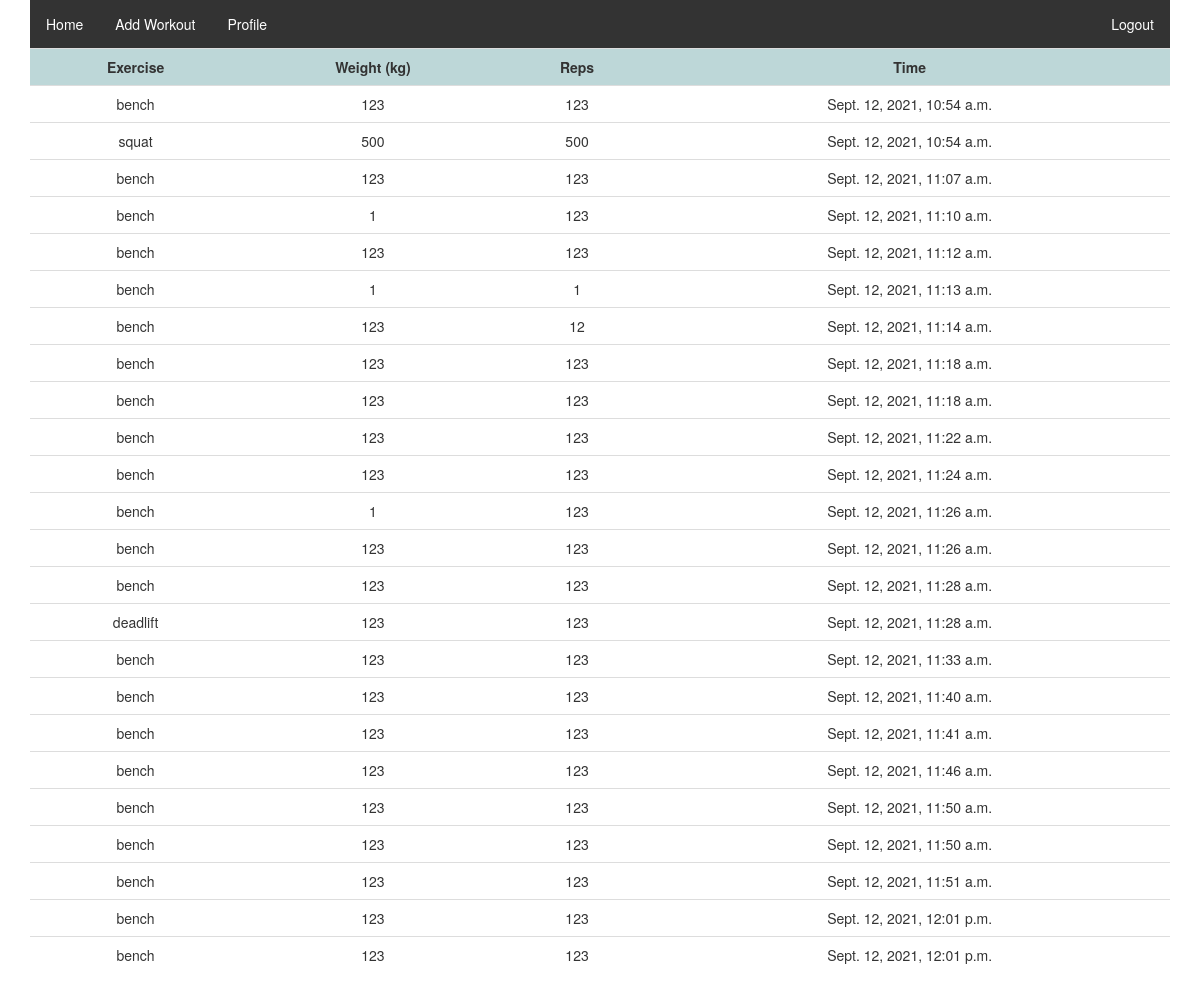
The page /add_workout/view_workout on the database as committed earlier.
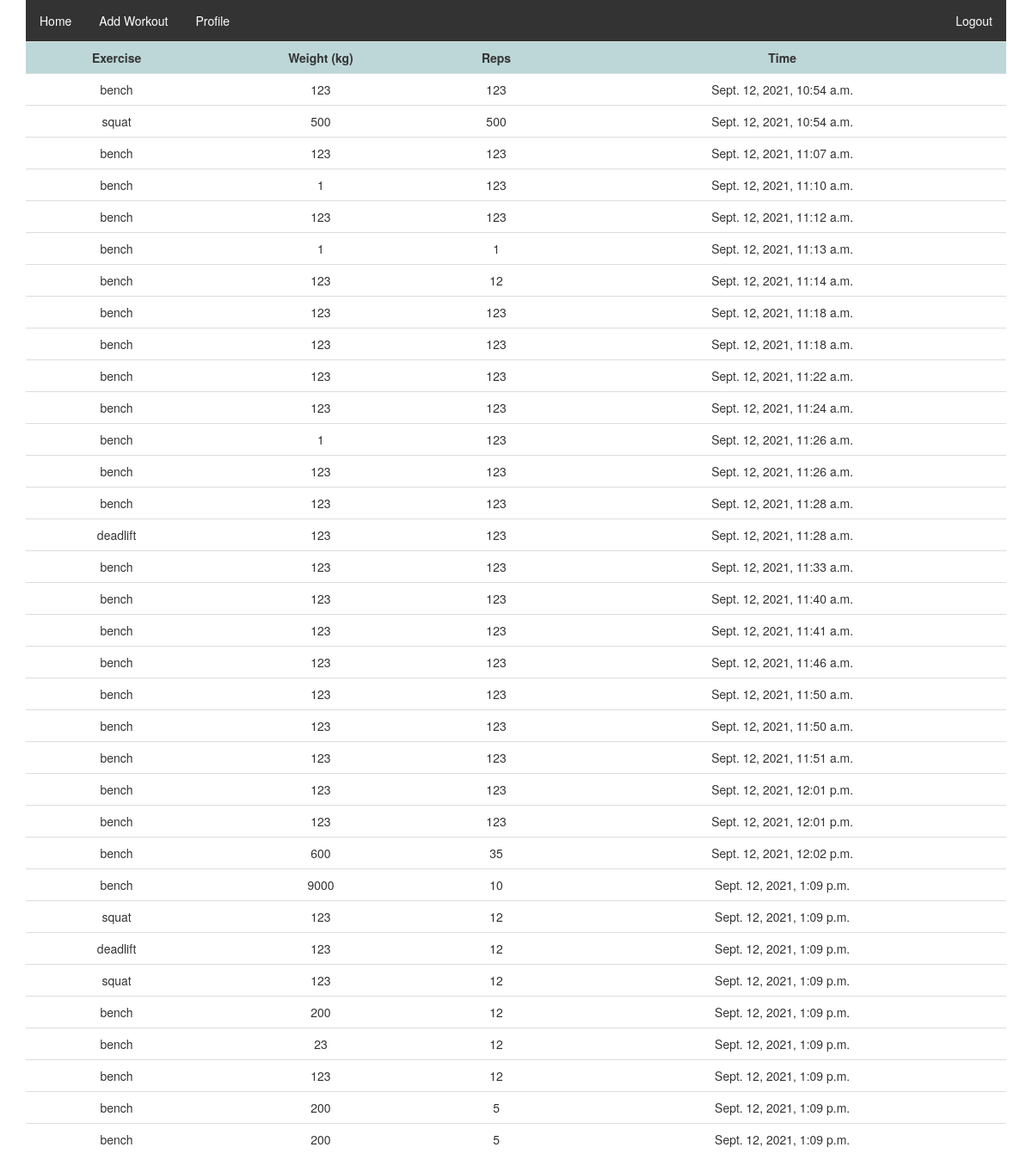
The same page on the database as committed later.
### add_workout/models.py (models this page shows, shortened)
class ExerciseSet(models.Model):
    exercise = models.CharField(max_length=50, choices=Exercise_Choices)
    weight = models.IntegerField()
    reps = models.IntegerField()
    time = models.DateTimeField(default=datetime.datetime.now())

### add_workout/views.py (the view)
# urls.py: path('view_workout', views.viewWorkout, name="viewWorkout"),
def viewWorkout(request):
    print("fuck")
    exercise_set = ExerciseSet.objects.all()
    exercise_list = list(exercise_set)
    return render(request, 'view_workout.html', {'exercise_sets': exercise_list})

### fitness_app/templates/view_workout.html (shortened to what this page needs)
<!DOCTYPE html>
<html lang='en'>
    <head>
        <link rel="stylesheet" href="https://stackpath.bootstrapcdn.com/bootstrap/3.4.1/css/bootstrap.min.css">
    </head>
<body class="container text-center">
    {% include 'navbar.html' %}
    <table class="table">
        <tr>
            <th>Exercise</th>
            <th>Weight (kg)</th>
            <th>Reps</th>
            <th>Time</th>
        </tr>
        {% for exercise in exercise_sets %}
        <tr>
            <td>{{exercise.exercise}}</td>
            <td>{{exercise.weight}}</td>
            <td>{{exercise.reps}}</td>
            <td>{{exercise.time}}</td>
        </tr>
        {% endfor %}
    </table>
</body>
</html>

### fitness_app/templates/navbar.html (shortened to what this page needs)
<html>
<head>
</head>
<body>
    <ul>
        <li><a href="http://127.0.0.1:8000/add_workout/view_workout">Home</a></li>
        <li><a href="http://127.0.0.1:8000/add_workout">Add Workout</a></li>
        <li><a href="http://127.0.0.1:8000/profile">Profile</a></li>
        <li style="float:right"><a class="active" href="http://127.0.0.1:8000">Logout</a></li>
    </ul>
</body>
</html>

### fitness_app/templates/view_workout.html (style rules this page uses)
th { text-align: center; background-color: rgba(95, 158, 160, 0.411); }

### fitness_app/templates/navbar.html (style rules this page uses)
ul { list-style-type: none; margin: 0; padding: 0; overflow: hidden; background-color: #333; }
li { float: left; }
li a { display: block; color: white; text-align: center; padding: 14px 16px; text-decoration: none; }

Rows that differ between the two databases and show on the page:
added ExerciseSet: exercise "bench", weight "600", reps "35", time "Sept. 12, 2021, 12:02 p.m."
added ExerciseSet: exercise "bench", weight "9000", reps "10", time "Sept. 12, 2021, 1:09 p.m."
added ExerciseSet: exercise "squat", weight "123", reps "12", time "Sept. 12, 2021, 1:09 p.m."
added ExerciseSet: exercise "deadlift", weight "123", reps "12", time "Sept. 12, 2021, 1:09 p.m."
added ExerciseSet: exercise "squat", weight "123", reps "12", time "Sept. 12, 2021, 1:09 p.m."
added ExerciseSet: exercise "bench", weight "200", reps "12", time "Sept. 12, 2021, 1:09 p.m."
added ExerciseSet: exercise "bench", weight "23", reps "12", time "Sept. 12, 2021, 1:09 p.m."
added ExerciseSet: exercise "bench", weight "123", reps "12", time "Sept. 12, 2021, 1:09 p.m."
added ExerciseSet: exercise "bench", weight "200", reps "5", time "Sept. 12, 2021, 1:09 p.m."
added ExerciseSet: exercise "bench", weight "200", reps "5", time "Sept. 12, 2021, 1:09 p.m."
